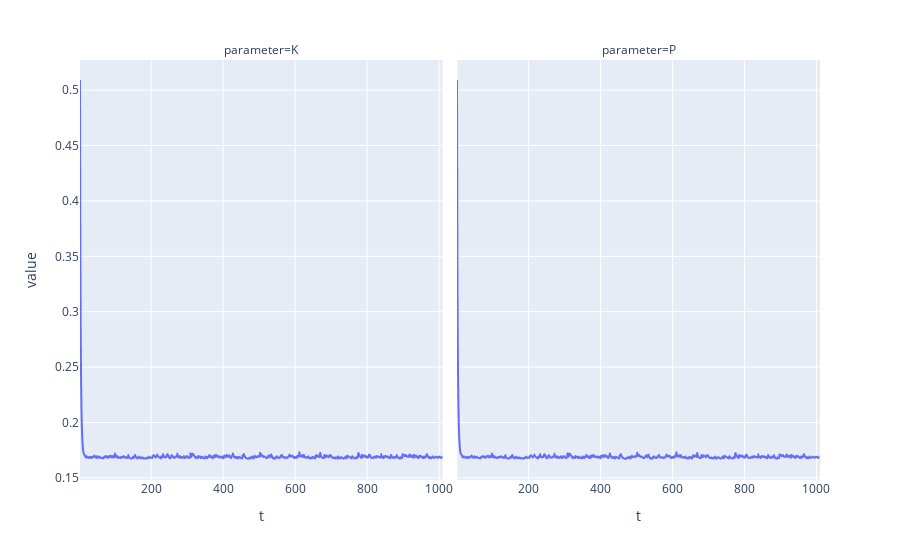

Source (notebook cell):
### Code cell
ex.line(trace, x='t', y='value', facet_col='parameter')

### Figure 1 — Plotly figure (JSON) as saved in the notebook; plotly's stock layout.template omitted (floating-point values rounded to 4 significant figures; data arrays with more than 128 entries replaced by an {"elided": "..."} marker saying what was removed)
{"data": [{"hovertemplate": "parameter=K<br>t=%{x}<br>value=%{y}<extra></extra>", "legendgroup": "", "line": {"color": "#636efa", "dash": "solid"}, "marker": {"symbol": "circle"}, "mode": "lines", "name": "", "showlegend": false, "type": "scattergl", "x": {"elided": "999 float values"}, "xaxis": "x", "y": {"elided": "999 float values"}, "yaxis": "y"}, {"hovertemplate": "parameter=P<br>t=%{x}<br>value=%{y}<extra></extra>", "legendgroup": "", "line": {"color": "#636efa", "dash": "solid"}, "marker": {"symbol": "circle"}, "mode": "lines", "name": "", "showlegend": false, "type": "scattergl", "x": {"elided": "999 float values"}, "xaxis": "x2", "y": {"elided": "999 float values"}, "yaxis": "y2"}], "layout": {"annotations": [{"font": {}, "showarrow": false, "text": "parameter=K", "x": 0.245, "xanchor": "center", "xref": "paper", "y": 1, "yanchor": "bottom", "yref": "paper"}, {"font": {}, "showarrow": false, "text": "parameter=P", "x": 0.755, "xanchor": "center", "xref": "paper", "y": 1, "yanchor": "bottom", "yref": "paper"}], "autosize": true, "legend": {"tracegroupgap": 0}, "margin": {"t": 60}, "xaxis": {"anchor": "y", "autorange": true, "domain": [0, 0.49], "range": [2.007, 1010.0], "title": {"text": "t"}, "type": "linear"}, "xaxis2": {"anchor": "y2", "autorange": true, "domain": [0.51, 1], "matches": "x", "range": [2.007, 1010.0], "title": {"text": "t"}, "type": "linear"}, "yaxis": {"anchor": "x", "autorange": true, "domain": [0, 1], "range": [0.1481, 0.5272], "title": {"text": "value"}, "type": "linear"}, "yaxis2": {"anchor": "x2", "autorange": true, "domain": [0, 1], "matches": "y", "range": [0.1481, 0.5272], "showticklabels": false, "type": "linear"}}}
